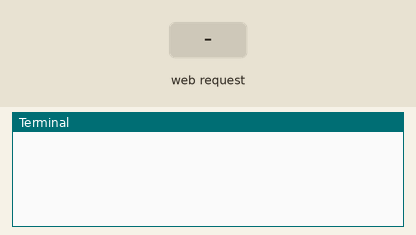
Recording of a program running on a simulated Raspberry Pi (BCM pin numbers). Parts: the last lines printed to the terminal. The test bench sets the inputs (shaded band). The camera gives no picture and a still takes 0.5 s; the clock reads 2024-03-15 10:24:30 at power-on unless the program sets it.

Above: at 1.2 s.
1.3 s: HTTP request for / received
At 2.0 s:
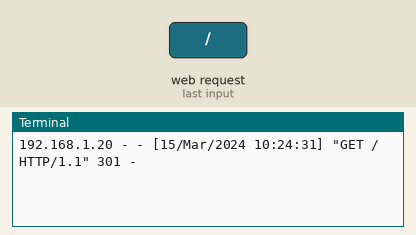
2.8 s: HTTP request for /index.html received
At 3.2 s:
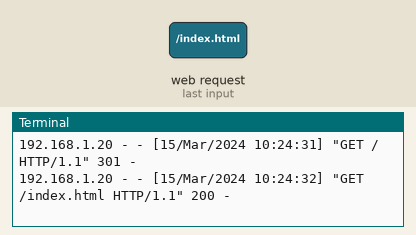
4.3 s: HTTP request for /stream.mjpg received
At 5.5 s:
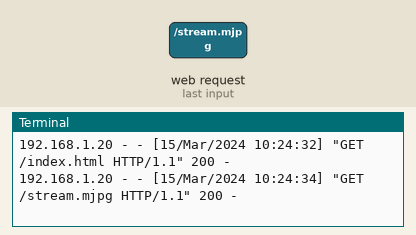

The program:

videostream.py
```python
# Web streaming example
# Source code from the official PiCamera package
# http://picamera.readthedocs.io/en/latest/recipes2.html#web-streaming

import io
import picamera
import logging
import socketserver
from threading import Condition
from http import server


def start_streaming():
    import io
    import picamera
    import logging
    import socketserver
    from threading import Condition
    from http import server
    PAGE="""\
    <html>
    <head>
    <title>Raspberry Pi - Baby Surveillance Camera</title>
    <meta name="viewport" content="width=device-width, initial-scale=1.0">
    </head>
    <body>
    <center><h1>Raspberry Pi - Baby Surveillance Camera</h1></center>
    <center><img src="stream.mjpg" width="640" height="480"></center>
    </body>
    </html>
    """

    class StreamingOutput(object):
        def __init__(self):
            self.frame = None
            self.buffer = io.BytesIO()
            self.condition = Condition()

        def write(self, buf):
            if buf.startswith(b'\xff\xd8'):
                # New frame, copy the existing buffer's content and notify all
                # clients it's available
                self.buffer.truncate()
                with self.condition:
                    self.frame = self.buffer.getvalue()
                    self.condition.notify_all()
                self.buffer.seek(0)
            return self.buffer.write(buf)

    class StreamingHandler(server.BaseHTTPRequestHandler):
        def do_GET(self):
            if self.path == '/':
                self.send_response(301)
                self.send_header('Location', '/index.html')
                self.end_headers()
            elif self.path == '/index.html':
                content = PAGE.encode('utf-8')
                self.send_response(200)
                self.send_header('Content-Type', 'text/html')
                self.send_header('Content-Length', len(content))
                self.end_headers()
                self.wfile.write(content)
            elif self.path == '/stream.mjpg':
                self.send_response(200)
                self.send_header('Age', 0)
                self.send_header('Cache-Control', 'no-cache, private')
                self.send_header('Pragma', 'no-cache')
                self.send_header('Content-Type', 'multipart/x-mixed-replace; boundary=FRAME')
                self.end_headers()
                try:
                    while True:
                        with output.condition:
                            output.condition.wait()
                            frame = output.frame
                        self.wfile.write(b'--FRAME\r\n')
                        self.send_header('Content-Type', 'image/jpeg')
                        self.send_header('Content-Length', len(frame))
                        self.end_headers()
                        self.wfile.write(frame)
                        self.wfile.write(b'\r\n')
                except Exception as e:
                    logging.warning(
                        'Removed streaming client %s: %s',
                        self.client_address, str(e))
            else:
                self.send_error(404)
                self.end_headers()

    class StreamingServer(socketserver.ThreadingMixIn, server.HTTPServer):
        allow_reuse_address = True
        daemon_threads = True

    with picamera.PiCamera(resolution='640x480', framerate=24) as camera:
        output = StreamingOutput()
        #Uncomment the next line to change your Pi's Camera rotation (in degrees)
        #camera.rotation = 90
        camera.start_recording(output, format='mjpeg')
        try:
            address = ('', 8000)
            server = StreamingServer(address, StreamingHandler)
            server.serve_forever()
        finally:
            camera.stop_recording()
def end_streaming():
    #from http import server
    import picamera
    #server.close_connection()
    with picamera.PiCamera(resolution='640x480', framerate=24) as camera:
        camera.stop_recording()

if __name__ == '__main__':
    start_streaming()
    end_streaming()
```

Measured:
- after the input at 1.3 s, the terminal: prints a new line at once (image 1)
- after the input at 2.8 s, the terminal: prints a new line at once (image 2)
- after the input at 4.3 s, the terminal: prints a new line at once (image 3)
